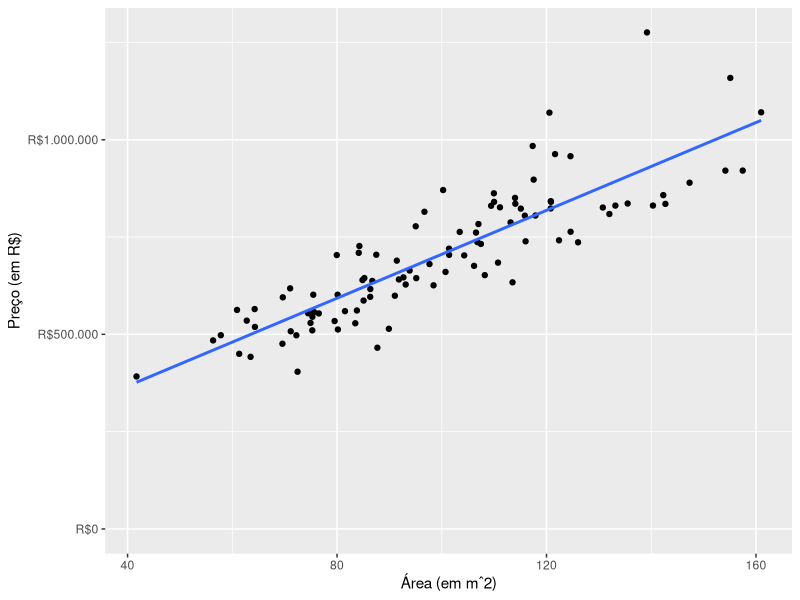
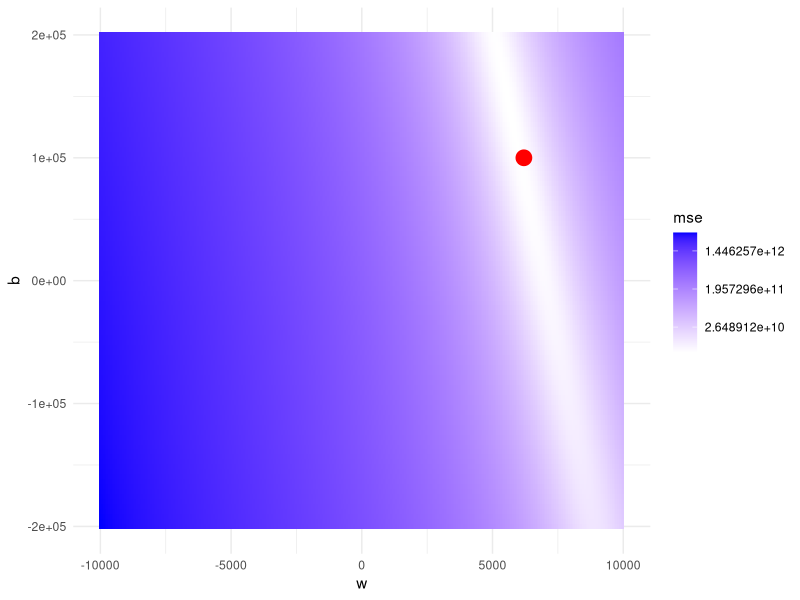
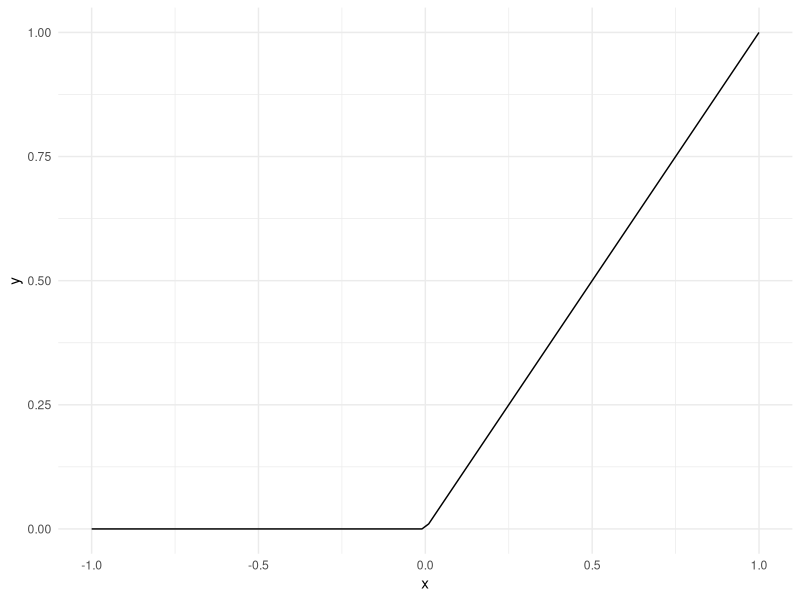

Write the R code that produced these figures, in order.
## ---- chunk 1
knitr::opts_chunk$set(eval = TRUE, echo = FALSE, 
                      dpi = 96, fig.height = 4.7, 
                      fig.width = 10, fig.retina = 3)
library(tidyverse)
## ---- chunk 2
df <- tibble(
  m2 = rgamma(n = 100, scale = 5, shape = 20),
  preco = 100000 + (6200 + rnorm(n = 100, sd = 800)) * m2 
)

ggplot(df, aes(x = m2, y = preco)) +
  geom_point() +
  coord_cartesian(ylim = c(0, NA)) +
  scale_y_continuous(
    name = "Preço (em R$)",
    labels = scales::dollar_format(prefix = "R$", big.mark = ".", decimal.mark = ",")
    
    ) +
  scale_x_continuous(name = "Área (em mˆ2)") +
  geom_smooth(method = "lm", se = FALSE, formula = y ~ x)
## ---- chunk 3
mse <- function(w, b) {
  mean((df$preco - (df$m2*w + b))^2)
}

expand.grid(
  w = seq(from = -10000, to = 10000, length.out = 300),
  b = seq(from = -200000, to = 200000, length.out = 100)
) %>% 
  rowwise() %>% 
  mutate(mse = mse(w, b)) %>% 
  ggplot(aes(x = w, y = b, fill = mse)) +
  geom_bin2d(stat = "identity") +
  scale_fill_gradient(high = "blue", low = "white", trans = "log") +
  theme_minimal() +
  geom_point(
    data = data.frame(w = 6200, b = 100000),
    aes(x = w, y = b, fill = NULL),
    color = "red",
    size = 5
  )
## ---- chunk 4
tibble(
  x = seq(-1, 1, length.out = 100),
  y = pmax(0, x)
) %>% 
  ggplot(aes(x = x, y = y)) +
  geom_line() +
  theme_minimal()
## ---- chunk 5
cross_entropy <- function(y_hat) {
  if (y == 1) -log(y_hat)
  else -log(-y_hat)
}
## ---- chunk 6
tribble(
  ~banana, ~`maçã`, ~ laranja,
   0     ,   1    ,  0,
   1     ,   0    ,  1,
   0     ,   0    ,  1
)
## ---- chunk 7
tribble(
  ~banana, ~`maçã`, ~ laranja,
   0.2     ,   0.7    ,  0.1,
   0.6     ,   0.1    ,  0.3,
   0.1     ,   0.3    ,  0.6
)
## ---- chunk 8
cross_entropy <- function(y_hat) {
  if (y == 1) -log(y_hat)
  else -log(-y_hat)
}
